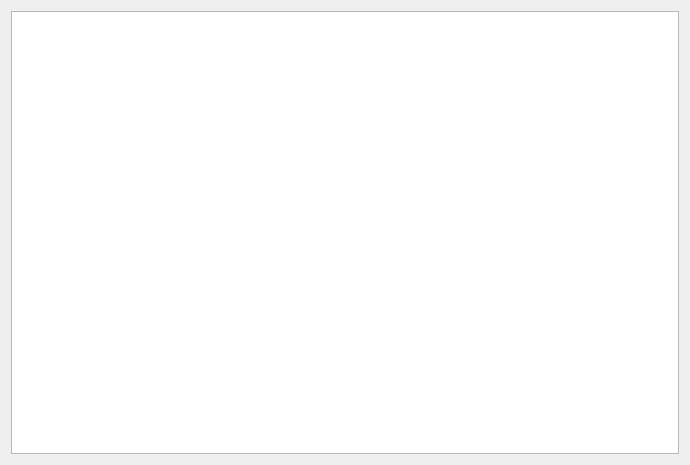
<?xml version="1.0" encoding="UTF-8"?>
<ui version="4.0">
 <class>Widget</class>
 <widget class="QWidget" name="Widget">
  <property name="geometry">
   <rect>
    <x>0</x>
    <y>0</y>
    <width>690</width>
    <height>465</height>
   </rect>
  </property>
  <property name="windowTitle">
   <string>Widget</string>
  </property>
  <layout class="QHBoxLayout" name="horizontalLayout">
   <item>
    <widget class="QGraphicsView" name="graphicsView"/>
   </item>
  </layout>
 </widget>
 <layoutdefault spacing="6" margin="11"/>
 <resources/>
 <connections/>
</ui>
